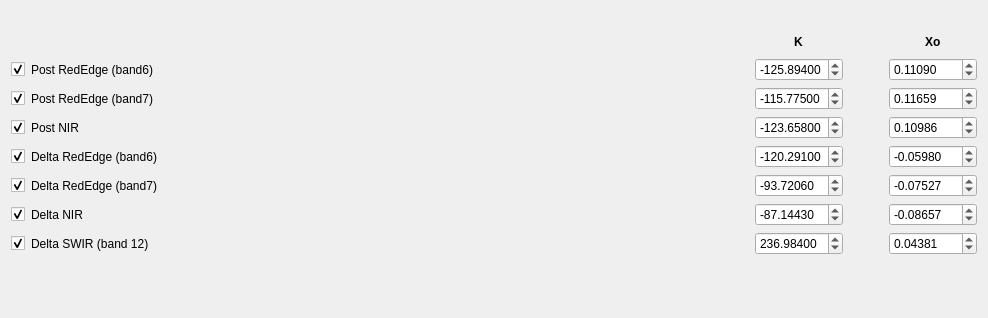
         <widget class="QWidget" name="page_1">
          <property name="geometry">
           <rect>
            <x>0</x>
            <y>0</y>
            <width>988</width>
            <height>318</height>
           </rect>
          </property>
          <attribute name="label">
           <string>Default</string>
          </attribute>
          <layout class="QGridLayout" name="gridLayout_20">
           <item row="0" column="0">
            <layout class="QGridLayout" name="gridLayout_13">
             <property name="sizeConstraint">
              <enum>QLayout::SetMinimumSize</enum>
             </property>
             <item row="2" column="0">
              <widget class="QCheckBox" name="checkBox_FD_postB7">
               <property name="sizePolicy">
                <sizepolicy hsizetype="Fixed" vsizetype="Fixed">
                 <horstretch>0</horstretch>
                 <verstretch>0</verstretch>
                </sizepolicy>
               </property>
               <property name="minimumSize">
                <size>
                 <width>10</width>
                 <height>0</height>
                </size>
               </property>
               <property name="text">
                <string/>
               </property>
               <property name="checked">
                <bool>true</bool>
               </property>
              </widget>
             </item>
             <item row="6" column="3">
              <widget class="QDoubleSpinBox" name="doubleSpinBox_FD_deltaNIR_K">
               <property name="sizePolicy">
                <sizepolicy hsizetype="Fixed" vsizetype="Fixed">
                 <horstretch>0</horstretch>
                 <verstretch>0</verstretch>
                </sizepolicy>
               </property>
               <property name="minimumSize">
                <size>
                 <width>86</width>
                 <height>0</height>
                </size>
               </property>
               <property name="decimals">
                <number>5</number>
               </property>
               <property name="minimum">
                <double>-999.999000000000024</double>
               </property>
               <property name="maximum">
                <double>999.999000000000024</double>
               </property>
               <property name="singleStep">
                <double>0.000010000000000</double>
               </property>
               <property name="stepType">
                <enum>QAbstractSpinBox::DefaultStepType</enum>
               </property>
               <property name="value">
                <double>-87.144300000000001</double>
               </property>
              </widget>
             </item>
             <item row="7" column="0">
              <widget class="QCheckBox" name="checkBox_FD_deltaB12">
               <property name="sizePolicy">
                <sizepolicy hsizetype="Fixed" vsizetype="Fixed">
                 <horstretch>0</horstretch>
                 <verstretch>0</verstretch>
                </sizepolicy>
               </property>
               <property name="text">
                <string/>
               </property>
               <property name="checked">
                <bool>true</bool>
               </property>
              </widget>
             </item>
             <item row="3" column="5">
              <widget class="QDoubleSpinBox" name="doubleSpinBox_FD_postNIR_x">
               <property name="sizePolicy">
                <sizepolicy hsizetype="Fixed" vsizetype="Fixed">
                 <horstretch>85</horstretch>
                 <verstretch>0</verstretch>
                </sizepolicy>
               </property>
               <property name="minimumSize">
                <size>
                 <width>85</width>
                 <height>0</height>
                </size>
               </property>
               <property name="decimals">
                <number>5</number>
               </property>
               <property name="minimum">
                <double>-100.000000000000000</double>
               </property>
               <property name="maximum">
                <double>100.000000000000000</double>
               </property>
               <property name="singleStep">
                <double>0.000010000000000</double>
               </property>
               <property name="value">
                <double>0.109860000000000</double>
               </property>
              </widget>
             </item>
             <item row="5" column="3">
              <widget class="QDoubleSpinBox" name="doubleSpinBox_FD_deltaB7_K">
               <property name="sizePolicy">
                <sizepolicy hsizetype="Fixed" vsizetype="Fixed">
                 <horstretch>0</horstretch>
                 <verstretch>0</verstretch>
                </sizepolicy>
               </property>
               <property name="minimumSize">
                <size>
                 <width>86</width>
                 <height>0</height>
                </size>
               </property>
               <property name="decimals">
                <number>5</number>
               </property>
               <property name="minimum">
                <double>-999.999000000000024</double>
               </property>
               <property name="maximum">
                <double>999.999000000000024</double>
               </property>
               <property name="singleStep">
                <double>0.000010000000000</double>
               </property>
               <property name="stepType">
                <enum>QAbstractSpinBox::DefaultStepType</enum>
               </property>
               <property name="value">
                <double>-93.720600000000005</double>
               </property>
              </widget>
             </item>
             <item row="2" column="3">
              <widget class="QDoubleSpinBox" name="doubleSpinBox_FD_postB7_K">
               <property name="sizePolicy">
                <sizepolicy hsizetype="Fixed" vsizetype="Fixed">
                 <horstretch>0</horstretch>
                 <verstretch>0</verstretch>
                </sizepolicy>
               </property>
               <property name="minimumSize">
                <size>
                 <width>86</width>
                 <height>0</height>
                </size>
               </property>
               <property name="decimals">
                <number>5</number>
               </property>
               <property name="minimum">
                <double>-999.999000000000024</double>
               </property>
               <property name="maximum">
                <double>999.999000000000024</double>
               </property>
               <property name="singleStep">
                <double>0.000010000000000</double>
               </property>
               <property name="stepType">
                <enum>QAbstractSpinBox::DefaultStepType</enum>
               </property>
               <property name="value">
                <double>-115.775000000000006</double>
               </property>
              </widget>
             </item>
             <item row="1" column="1">
              <widget class="QLabel" name="label_55">
               <property name="text">
                <string>Post RedEdge (band6)</string>
               </property>
              </widget>
             </item>
             <item row="0" column="3" alignment="Qt::AlignHCenter">
              <widget class="QLabel" name="label_53">
               <property name="sizePolicy">
                <sizepolicy hsizetype="Preferred" vsizetype="Fixed">
                 <horstretch>0</horstretch>
                 <verstretch>0</verstretch>
                </sizepolicy>
               </property>
               <property name="font">
                <font>
                 <weight>75</weight>
                 <bold>true</bold>
                 <underline>false</underline>
                </font>
               </property>
               <property name="text">
                <string>K</string>
               </property>
              </widget>
             </item>
             <item row="4" column="5">
              <widget class="QDoubleSpinBox" name="doubleSpinBox_FD_deltaB6_x">
               <property name="sizePolicy">
                <sizepolicy hsizetype="Fixed" vsizetype="Fixed">
                 <horstretch>0</horstretch>
                 <verstretch>0</verstretch>
                </sizepolicy>
               </property>
               <property name="minimumSize">
                <size>
                 <width>85</width>
                 <height>0</height>
                </size>
               </property>
               <property name="decimals">
                <number>5</number>
               </property>
               <property name="minimum">
                <double>-100.000000000000000</double>
               </property>
               <property name="maximum">
                <double>100.000000000000000</double>
               </property>
               <property name="singleStep">
                <double>0.000010000000000</double>
               </property>
               <property name="value">
                <double>-0.059800000000000</double>
               </property>
              </widget>
             </item>
             <item row="1" column="3">
              <widget class="QDoubleSpinBox" name="doubleSpinBox_FD_postB6_K">
               <property name="sizePolicy">
                <sizepolicy hsizetype="Fixed" vsizetype="Fixed">
                 <horstretch>0</horstretch>
                 <verstretch>0</verstretch>
                </sizepolicy>
               </property>
               <property name="minimumSize">
                <size>
                 <width>86</width>
                 <height>0</height>
                </size>
               </property>
               <property name="decimals">
                <number>5</number>
               </property>
               <property name="minimum">
                <double>-999.999000000000024</double>
               </property>
               <property name="maximum">
                <double>999.999000000000024</double>
               </property>
               <property name="singleStep">
                <double>0.000010000000000</double>
               </property>
               <property name="stepType">
                <enum>QAbstractSpinBox::DefaultStepType</enum>
               </property>
               <property name="value">
                <double>-125.894000000000005</double>
               </property>
              </widget>
             </item>
             <item row="3" column="1">
              <widget class="QLabel" name="label_57">
               <property name="text">
                <string>Post NIR</string>
               </property>
              </widget>
             </item>
             <item row="5" column="5">
              <widget class="QDoubleSpinBox" name="doubleSpinBox_FD_deltaB7_x">
               <property name="sizePolicy">
                <sizepolicy hsizetype="Fixed" vsizetype="Fixed">
                 <horstretch>0</horstretch>
                 <verstretch>0</verstretch>
                </sizepolicy>
               </property>
               <property name="minimumSize">
                <size>
                 <width>85</width>
                 <height>0</height>
                </size>
               </property>
               <property name="decimals">
                <number>5</number>
               </property>
               <property name="minimum">
                <double>-100.000000000000000</double>
               </property>
               <property name="maximum">
                <double>100.000000000000000</double>
               </property>
               <property name="singleStep">
                <double>0.000010000000000</double>
               </property>
               <property name="value">
                <double>-0.075270000000000</double>
               </property>
              </widget>
             </item>
             <item row="7" column="3">
              <widget class="QDoubleSpinBox" name="doubleSpinBox_FD_deltaB12_K">
               <property name="sizePolicy">
                <sizepolicy hsizetype="Fixed" vsizetype="Fixed">
                 <horstretch>0</horstretch>
                 <verstretch>0</verstretch>
                </sizepolicy>
               </property>
               <property name="minimumSize">
                <size>
                 <width>86</width>
                 <height>0</height>
                </size>
               </property>
               <property name="decimals">
                <number>5</number>
               </property>
               <property name="minimum">
                <double>-999.999000000000024</double>
               </property>
               <property name="maximum">
                <double>999.999000000000024</double>
               </property>
               <property name="singleStep">
                <double>0.000010000000000</double>
               </property>
               <property name="stepType">
                <enum>QAbstractSpinBox::DefaultStepType</enum>
               </property>
               <property name="value">
                <double>236.984000000000009</double>
               </property>
              </widget>
             </item>
             <item row="4" column="0">
              <widget class="QCheckBox" name="checkBox_FD_deltaB6">
               <property name="sizePolicy">
                <sizepolicy hsizetype="Fixed" vsizetype="Fixed">
                 <horstretch>0</horstretch>
                 <verstretch>0</verstretch>
                </sizepolicy>
               </property>
               <property name="text">
                <string/>
               </property>
               <property name="checked">
                <bool>true</bool>
               </property>
              </widget>
             </item>
             <item row="3" column="0">
              <widget class="QCheckBox" name="checkBox_FD_postNIR">
               <property name="sizePolicy">
                <sizepolicy hsizetype="Fixed" vsizetype="Fixed">
                 <horstretch>0</horstretch>
                 <verstretch>0</verstretch>
                </sizepolicy>
               </property>
               <property name="text">
                <string/>
               </property>
               <property name="checked">
                <bool>true</bool>
               </property>
              </widget>
             </item>
             <item row="6" column="0">
              <widget class="QCheckBox" name="checkBox_FD_deltaNIR">
               <property name="sizePolicy">
                <sizepolicy hsizetype="Fixed" vsizetype="Fixed">
                 <horstretch>0</horstretch>
                 <verstretch>0</verstretch>
                </sizepolicy>
               </property>
               <property name="text">
                <string/>
               </property>
               <property name="checked">
                <bool>true</bool>
               </property>
              </widget>
             </item>
             <item row="5" column="0">
              <widget class="QCheckBox" name="checkBox_FD_deltaB7">
               <property name="sizePolicy">
                <sizepolicy hsizetype="Fixed" vsizetype="Fixed">
                 <horstretch>0</horstretch>
                 <verstretch>0</verstretch>
                </sizepolicy>
               </property>
               <property name="text">
                <string/>
               </property>
               <property name="checked">
                <bool>true</bool>
               </property>
              </widget>
             </item>
             <item row="6" column="5">
              <widget class="QDoubleSpinBox" name="doubleSpinBox_FD_deltaNIR_x">
               <property name="sizePolicy">
                <sizepolicy hsizetype="Fixed" vsizetype="Fixed">
                 <horstretch>0</horstretch>
                 <verstretch>0</verstretch>
                </sizepolicy>
               </property>
               <property name="minimumSize">
                <size>
                 <width>85</width>
                 <height>0</height>
                </size>
               </property>
               <property name="decimals">
                <number>5</number>
               </property>
               <property name="minimum">
                <double>-100.000000000000000</double>
               </property>
               <property name="maximum">
                <double>100.000000000000000</double>
               </property>
               <property name="singleStep">
                <double>0.000010000000000</double>
               </property>
               <property name="value">
                <double>-0.086570000000000</double>
               </property>
              </widget>
             </item>
             <item row="3" column="3">
              <widget class="QDoubleSpinBox" name="doubleSpinBox_FD_postNIR_K">
               <property name="sizePolicy">
                <sizepolicy hsizetype="Fixed" vsizetype="Fixed">
                 <horstretch>0</horstretch>
                 <verstretch>0</verstretch>
                </sizepolicy>
               </property>
               <property name="minimumSize">
                <size>
                 <width>86</width>
                 <height>0</height>
                </size>
               </property>
               <property name="decimals">
                <number>5</number>
               </property>
               <property name="minimum">
                <double>-999.999000000000024</double>
               </property>
               <property name="maximum">
                <double>999.999000000000024</double>
               </property>
               <property name="singleStep">
                <double>0.000010000000000</double>
               </property>
               <property name="stepType">
                <enum>QAbstractSpinBox::DefaultStepType</enum>
               </property>
               <property name="value">
                <double>-123.658000000000001</double>
               </property>
              </widget>
             </item>
             <item row="5" column="1">
              <widget class="QLabel" name="label_59">
               <property name="text">
                <string>Delta RedEdge (band7)</string>
               </property>
              </widget>
             </item>
             <item row="4" column="3">
              <widget class="QDoubleSpinBox" name="doubleSpinBox_FD_deltaB6_K">
               <property name="sizePolicy">
                <sizepolicy hsizetype="Fixed" vsizetype="Fixed">
                 <horstretch>0</horstretch>
                 <verstretch>0</verstretch>
                </sizepolicy>
               </property>
               <property name="minimumSize">
                <size>
                 <width>86</width>
                 <height>0</height>
                </size>
               </property>
               <property name="decimals">
                <number>5</number>
               </property>
               <property name="minimum">
                <double>-999.999000000000024</double>
               </property>
               <property name="maximum">
                <double>999.999000000000024</double>
               </property>
               <property name="singleStep">
                <double>0.000010000000000</double>
               </property>
               <property name="stepType">
                <enum>QAbstractSpinBox::DefaultStepType</enum>
               </property>
               <property name="value">
                <double>-120.290999999999997</double>
               </property>
              </widget>
             </item>
             <item row="7" column="1">
              <widget class="QLabel" name="label_61">
               <property name="text">
                <string>Delta SWIR (band 12)</string>
               </property>
              </widget>
             </item>
             <item row="0" column="2">
              <spacer name="horizontalSpacer_53">
               <property name="orientation">
                <enum>Qt::Horizontal</enum>
               </property>
               <property name="sizeType">
                <enum>QSizePolicy::Fixed</enum>
               </property>
               <property name="sizeHint" stdset="0">
                <size>
                 <width>70</width>
                 <height>20</height>
                </size>
               </property>
              </spacer>
             </item>
             <item row="4" column="1">
              <widget class="QLabel" name="label_58">
               <property name="text">
                <string>Delta RedEdge (band6)</string>
               </property>
              </widget>
             </item>
             <item row="6" column="1">
              <widget class="QLabel" name="label_60">
               <property name="text">
                <string>Delta NIR</string>
               </property>
              </widget>
             </item>
             <item row="0" column="5" alignment="Qt::AlignHCenter">
              <widget class="QLabel" name="label_54">
               <property name="font">
                <font>
                 <weight>75</weight>
                 <bold>true</bold>
                </font>
               </property>
               <property name="text">
                <string>Xo</string>
               </property>
              </widget>
             </item>
             <item row="2" column="1">
              <widget class="QLabel" name="label_56">
               <property name="text">
                <string>Post RedEdge (band7)</string>
               </property>
              </widget>
             </item>
             <item row="1" column="0">
              <widget class="QCheckBox" name="checkBox_FD_postB6">
               <property name="sizePolicy">
                <sizepolicy hsizetype="Fixed" vsizetype="Fixed">
                 <horstretch>0</horstretch>
                 <verstretch>0</verstretch>
                </sizepolicy>
               </property>
               <property name="text">
                <string/>
               </property>
               <property name="checked">
                <bool>true</bool>
               </property>
               <property name="tristate">
                <bool>false</bool>
               </property>
              </widget>
             </item>
             <item row="2" column="5">
              <widget class="QDoubleSpinBox" name="doubleSpinBox_FD_postB7_x">
               <property name="sizePolicy">
                <sizepolicy hsizetype="Fixed" vsizetype="Fixed">
                 <horstretch>85</horstretch>
                 <verstretch>0</verstretch>
                </sizepolicy>
               </property>
               <property name="minimumSize">
                <size>
                 <width>85</width>
                 <height>0</height>
                </size>
               </property>
               <property name="decimals">
                <number>5</number>
               </property>
               <property name="minimum">
                <double>-100.000000000000000</double>
               </property>
               <property name="maximum">
                <double>100.000000000000000</double>
               </property>
               <property name="singleStep">
                <double>0.000010000000000</double>
               </property>
               <property name="value">
                <double>0.116590000000000</double>
               </property>
              </widget>
             </item>
             <item row="1" column="5">
              <widget class="QDoubleSpinBox" name="doubleSpinBox_FD_postB6_x">
               <property name="sizePolicy">
                <sizepolicy hsizetype="Fixed" vsizetype="Fixed">
                 <horstretch>85</horstretch>
                 <verstretch>0</verstretch>
                </sizepolicy>
               </property>
               <property name="minimumSize">
                <size>
                 <width>85</width>
                 <height>0</height>
                </size>
               </property>
               <property name="decimals">
                <number>5</number>
               </property>
               <property name="minimum">
                <double>-100.000000000000000</double>
               </property>
               <property name="maximum">
                <double>100.000000000000000</double>
               </property>
               <property name="singleStep">
                <double>0.000010000000000</double>
               </property>
               <property name="value">
                <double>0.110900000000000</double>
               </property>
              </widget>
             </item>
             <item row="7" column="5">
              <widget class="QDoubleSpinBox" name="doubleSpinBox_FD_deltaB12_x">
               <property name="sizePolicy">
                <sizepolicy hsizetype="Fixed" vsizetype="Fixed">
                 <horstretch>0</horstretch>
                 <verstretch>0</verstretch>
                </sizepolicy>
               </property>
               <property name="minimumSize">
                <size>
                 <width>85</width>
                 <height>0</height>
                </size>
               </property>
               <property name="decimals">
                <number>5</number>
               </property>
               <property name="minimum">
                <double>-100.000000000000000</double>
               </property>
               <property name="maximum">
                <double>100.000000000000000</double>
               </property>
               <property name="singleStep">
                <double>0.000010000000000</double>
               </property>
               <property name="value">
                <double>0.043810000000000</double>
               </property>
              </widget>
             </item>
             <item row="0" column="4">
              <spacer name="horizontalSpacer_54">
               <property name="orientation">
                <enum>Qt::Horizontal</enum>
               </property>
               <property name="sizeType">
                <enum>QSizePolicy::Fixed</enum>
               </property>
               <property name="sizeHint" stdset="0">
                <size>
                 <width>40</width>
                 <height>20</height>
                </size>
               </property>
              </spacer>
             </item>
             <item row="8" column="1">
              <spacer name="verticalSpacer">
               <property name="orientation">
                <enum>Qt::Vertical</enum>
               </property>
               <property name="sizeType">
                <enum>QSizePolicy::Fixed</enum>
               </property>
               <property name="sizeHint" stdset="0">
                <size>
                 <width>20</width>
                 <height>30</height>
                </size>
               </property>
              </spacer>
             </item>
            </layout>
           </item>
          </layout>
         </widget>
